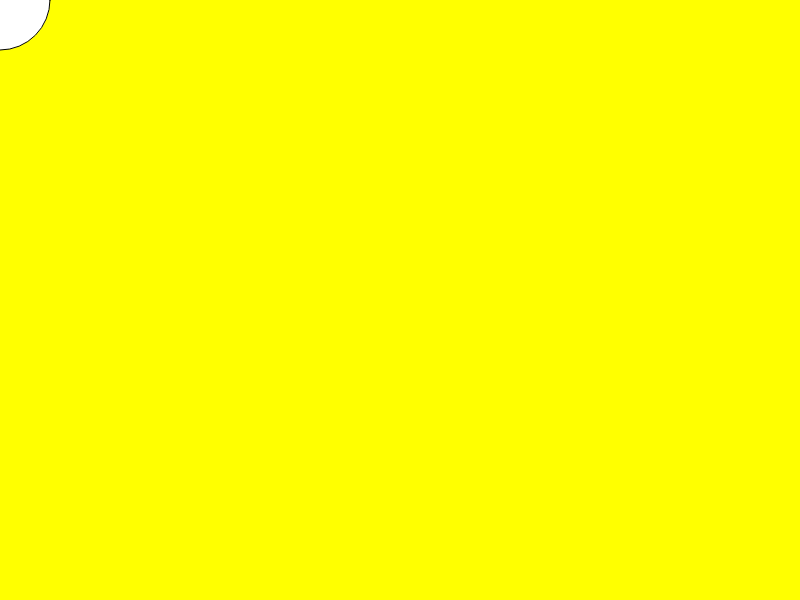
Frame 1 (no input)
Frame 60 (no input): identical to frame 1, image omitted
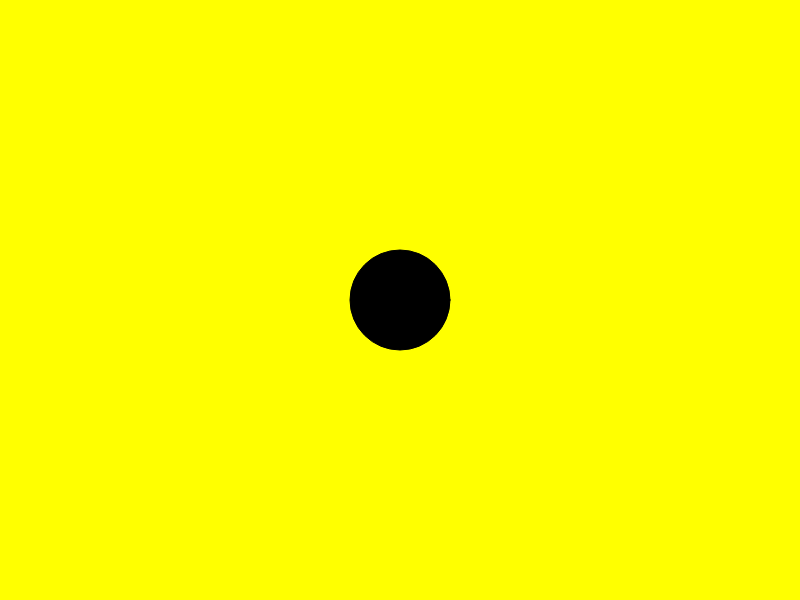
Frame 120 (the mouse pressed at the canvas centre since frame 60)

The p5.js sketch that drew these frames (run headless with seeded random() and noise() and a simulated clock; from frame 60 on, the mouse is pressed at the canvas centre):

// p5.js sketch
// ── sketch.js
function setup() {
  createCanvas(800, 600);
}
function draw() {
// Set background color to yellow as shown in Step 5
  background("yellow");
  //when mouse button is pressed, circles turn black
if (mouseIsPressed === true) {
    fill(0);
  } else {
    fill(255);
  }

 //Draw a white circle at mouse position (mouseX, mouseY) with a width of 100 similar to Step 6
  circle(mouseX, mouseY, 100);
}
